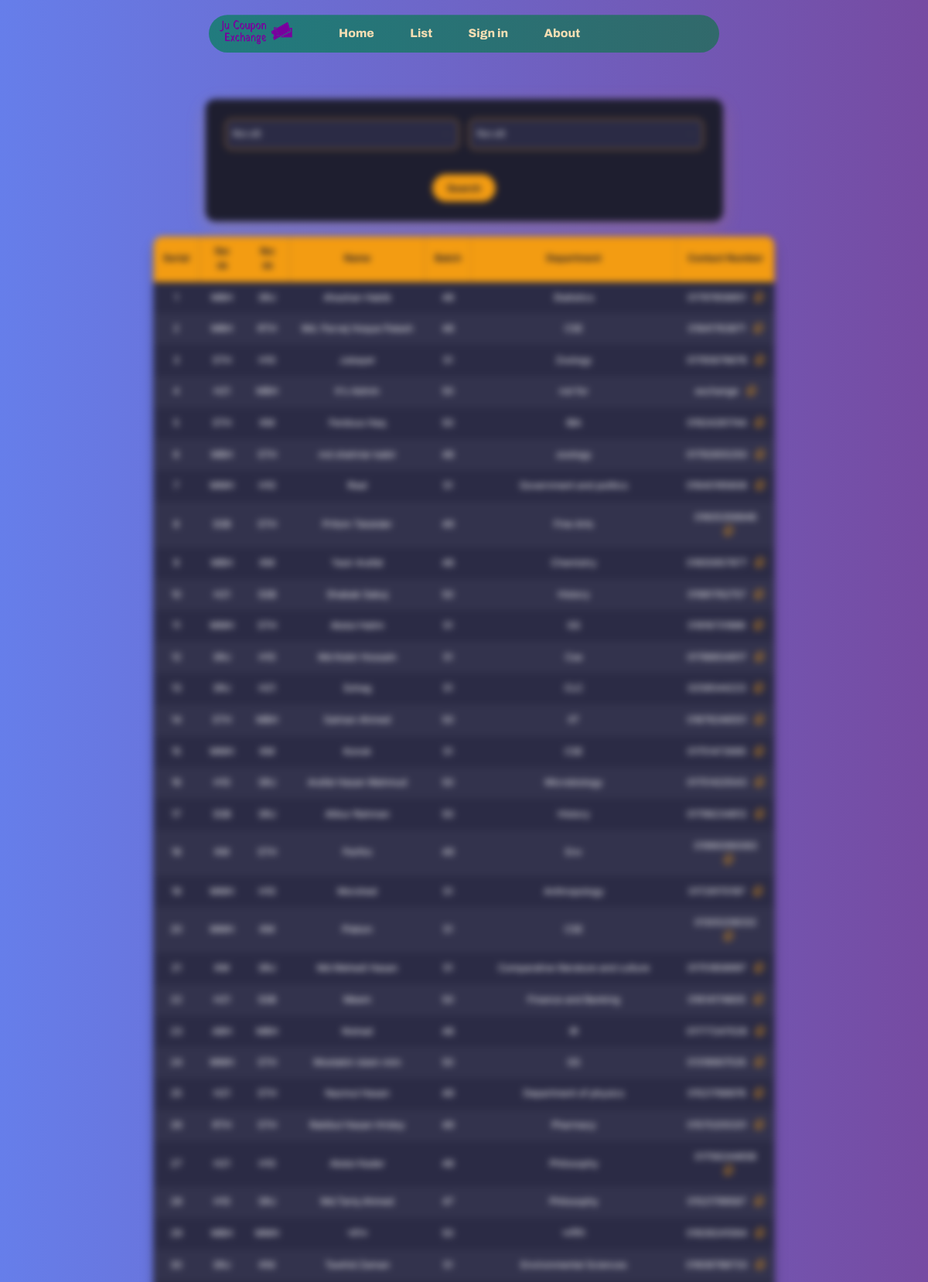
Page /list/ (upper part) on the committed database.
### exchange/models.py (models this page shows, shortened)
class Student(models.Model):
    id = models.AutoField(primary_key=True)
    name  = models.CharField(max_length=50)
    dept = models.CharField(max_length=50)
    batch = models.IntegerField()
    roll = models.IntegerField()
    number = models.CharField(max_length=50)
    message = models.TextField()
    allotedHall = models.CharField(max_length=50)
    desiredHall = models.CharField(max_length=50)
    class Meta:
        unique_together = ('batch', 'roll')

### exchange/views.py (the view)
# urls.py: path('list/',views.list,name='list'),
def list(request):
    alloted_hall_filter = request.GET.get('allotedHall',None)
    desired_hall_filter = request.GET.get('desiredHall',None)
    students = Student.objects.all()
    if alloted_hall_filter:
        students = students.filter(allotedHall=desired_hall_filter)
    if desired_hall_filter:
        students = students.filter(desiredHall=alloted_hall_filter)
    if not request.session.get('is_authenticated'):
        return render(request, 'list.html', {'is_blurred': True,'students': students})
    return render(request, 'list.html', {'students': students})

### exchange/templates/list.html (shortened to what this page needs)
{% extends "basic.html" %}
{% load static %}
{% block head %}
<link rel="stylesheet" href="https://cdnjs.cloudflare.com/ajax/libs/font-awesome/6.5.0/css/all.min.css">
<link rel="stylesheet" href="{% static 'styleList.css' %}">
{% endblock %}
{% block body %}
<div id="content" class="{% if is_blurred %}blurred{% endif %}">
    <form action="/list/" class="container w-75">
        <div class="row g-3">
            <div class="col-md-6">
                <select class="form-select" name="allotedHall" id="allotedHall">
                    <option value="">দিতে চাই</option>
                </select>
            </div>
            <div class="col-md-6">
                <select class="form-select" name="desiredHall" id="desiredHall">
                    <option value="">নিতে চাই</option>
                </select>
            </div>
            <div class="col-12 text-center">
                <button type="submit" class="btn btn-primary">Search</button>
            </div>
        </div>
    </form>
    <table class="styled-table mt-4">
        <thead>
            <tr>
                <th>Serial</th>
                <th>নিতে চায়</th>
                <th>দিতে চায়</th>
                <th>Name</th>
                <th>Batch</th>
                <th>Department</th>
                <th>Contact Number</th>
            </tr>
        </thead>
        <tbody>
            {% for student in students %}
            <tr>
                <td>{{ forloop.counter }}</td>
                <td>{{ student.desiredHall }}</td>
                <td>{{ student.allotedHall }}</td>
                <td>{{ student.name }}</td>
                <td>{{ student.batch }}</td>
                <td>{{ student.dept }}</td>
                <td>
                    {{ student.number }}
                    <i class="fa-regular fa-copy copy-icon" onclick="copyToClipboard('{{ student.number }}', this)" title="Copy"></i>
                </td>
            </tr>
            {% empty %}
            <tr><td colspan="7" class="text-center">No matching coupon requests right now.
                Stay tuned! <br> New requests are added frequently. Please check again shortly.</td></tr>
            {% endfor %}
        </tbody>
    </table>
</div>
{% endblock %}

### exchange/static/styleList.css (style rules this page uses)
body { font-family: 'Inter', sans-serif; background: linear-gradient(to right, #667eea, #764ba2); color: #f0f0f0; margin: 0; padding: 0; min-height: 100vh; }
#content { padding-top: 10rem; }
.container.w-75 { background: #1e1e2f; border-radius: 16px; box-shadow: 0 10px 30px rgba(243, 156, 18, 0.2); padding: 2rem; color: #fff; position: relative; z-index: 1; }
.form-select { padding: 12px; font-size: 1rem; border-radius: 10px; border: 1px solid #f39c12; background-color: #2b2b45; color: #fff; }
.btn-primary { background: #f39c12; color: #1e1e2f; font-weight: 700; border-radius: 30px; padding: 10px 24px; margin: 1.5rem auto 0; display: block; border: none; transition: all 0.3s ease; }
.styled-table { width: 90%; margin: 2rem auto; border-collapse: collapse; border-radius: 16px; overflow: hidden; font-size: 0.95rem; background: #2b2b45; color: #fff; box-shadow: 0 12px 20px rgba(0, 0, 0, 0.2); }
.styled-table thead { background-color: #f39c12; color: #1e1e2f; text-align: center; }
.styled-table th, .styled-table td { padding: 14px 16px; text-align: center; }
.styled-table tbody tr:nth-child(even) { background-color: #33334d; }
.copy-icon { margin-left: 10px; color: #f39c12; cursor: pointer; font-size: 1rem; transition: 0.3s ease; }
.blurred { filter: blur(5px); pointer-events: none; }

### rows in the picture
Student: desiredHall "MBH", allotedHall "SRJ", name "Ahashan Habib", batch "48", dept "Statistics", number "01797858851"
Student: desiredHall "MBH", allotedHall "RTH", name "Md. Parvej Hoque Palash", batch "48", dept "CSE", number "01841763871"
Student: desiredHall "STH", allotedHall "H10", name "Jubayer", batch "51", dept "Zoology", number "01765676676"
Student: desiredHall "H21", allotedHall "MBH", name "It's Admin", batch "50", dept "not for", number "exchange"
Student: desiredHall "STH", allotedHall "KM", name "Ferdous Haq", batch "50", dept "IBA", number "01924261744"
Student: desiredHall "MBH", allotedHall "STH", name "md shahriar kabir", batch "48", dept "zoology", number "01792655250"
Student: desiredHall "MMH", allotedHall "H10", name "Riad", batch "51", dept "Government and politics", number "01640195606"
Student: desiredHall "SSB", allotedHall "STH", name "Pritom Talukder", batch "49", dept "Fine Arts", number "01605356846"
Student: desiredHall "MBH", allotedHall "KM", name "Yasir Arafat", batch "48", dept "Chemistry", number "01855957977"
Student: desiredHall "H21", allotedHall "SSB", name "Shabab Sabuj", batch "50", dept "History", number "01981762757"
Student: desiredHall "MMH", allotedHall "STH", name "Abdul Halim", batch "51", dept "GS", number "01816731886"
Student: desiredHall "SRJ", allotedHall "H10", name "Md Kobir Hossain", batch "51", dept "Cse", number "01788934917"
Student: desiredHall "SRJ", allotedHall "H21", name "Sohag", batch "51", dept "CLC", number "0258544223"
Student: desiredHall "STH", allotedHall "MBH", name "Salman Ahmed", batch "50", dept "IIT", number "01879246551"
Student: desiredHall "MMH", allotedHall "KM", name "Konok", batch "51", dept "CSE", number "01751472685"
Student: desiredHall "H10", allotedHall "SRJ", name "Arafat Hasan Mahmud", batch "50", dept "Microbiology", number "01751420543"
Student: desiredHall "SSB", allotedHall "SRJ", name "Atikur Rahman", batch "50", dept "History", number "01798234812"
Student: desiredHall "KM", allotedHall "STH", name "Partho", batch "49", dept "Env", number "01990090083"
Student: desiredHall "MMH", allotedHall "H10", name "Morshed", batch "51", dept "Anthropology", number "01729170197"
Student: desiredHall "MMH", allotedHall "KM", name "Plabon", batch "51", dept "CSE", number "01305208332"
Student: desiredHall "KM", allotedHall "SRJ", name "Md Mehedi Hasan", batch "51", dept "Comparative literature and culture", number "01751858997"
Student: desiredHall "H21", allotedHall "SSB", name "Meem", batch "50", dept "Finance and Banking", number "01614174605"
Student: desiredHall "ABH", allotedHall "MBH", name "Nishad", batch "48", dept "IR", number "01777247028"
Student: desiredHall "MMH", allotedHall "STH", name "Mostakin islam mim", batch "50", dept "GS", number "01318907535"
Student: desiredHall "H21", allotedHall "STH", name "Nazmul Hasan", batch "49", dept "Department of physics", number "01521768976"
Student: desiredHall "RTH", allotedHall "STH", name "Rakibul Hasan Hridoy", batch "49", dept "Pharmacy", number "01570205331"
Student: desiredHall "H21", allotedHall "H10", name "Abdul Kader", batch "48", dept "Philosophy", number "01756244658"
Student: desiredHall "H10", allotedHall "SRJ", name "Md.Tariq Ahmed", batch "47", dept "Philosophy", number "01521799567"
Student: desiredHall "MBH", allotedHall "MMH", name "আতিক", batch "50", dept "অর্থনীতি", number "01839241064"
Student: desiredHall "SRJ", allotedHall "KNI", name "Tawhid Zaman", batch "51", dept "Environmental Sciences", number "01608788733"
